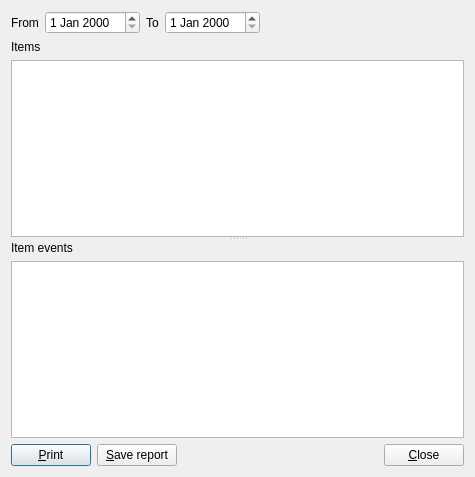
<?xml version="1.0" encoding="UTF-8"?>
<ui version="4.0">
 <class>StockStatusDialog</class>
 <widget class="QDialog" name="StockStatusDialog">
  <property name="geometry">
   <rect>
    <x>0</x>
    <y>0</y>
    <width>475</width>
    <height>477</height>
   </rect>
  </property>
  <property name="windowTitle">
   <string>Stock Status</string>
  </property>
  <layout class="QGridLayout" name="gridLayout">
   <item row="0" column="0">
    <layout class="QHBoxLayout" name="horizontalLayout_2">
     <item>
      <widget class="QLabel" name="label">
       <property name="text">
        <string>From</string>
       </property>
      </widget>
     </item>
     <item>
      <widget class="QDateEdit" name="input_from_dateEdit"/>
     </item>
     <item>
      <widget class="QLabel" name="label_2">
       <property name="text">
        <string>To</string>
       </property>
      </widget>
     </item>
     <item>
      <widget class="QDateEdit" name="input_to_dateEdit"/>
     </item>
     <item>
      <spacer name="horizontalSpacer_2">
       <property name="orientation">
        <enum>Qt::Horizontal</enum>
       </property>
       <property name="sizeHint" stdset="0">
        <size>
         <width>40</width>
         <height>20</height>
        </size>
       </property>
      </spacer>
     </item>
    </layout>
   </item>
   <item row="1" column="0">
    <widget class="QSplitter" name="splitter">
     <property name="orientation">
      <enum>Qt::Vertical</enum>
     </property>
     <widget class="QWidget" name="layoutWidget">
      <layout class="QVBoxLayout" name="verticalLayout">
       <item>
        <widget class="QLabel" name="label_3">
         <property name="text">
          <string>Items</string>
         </property>
        </widget>
       </item>
       <item>
        <widget class="QTableView" name="output_items_tableView"/>
       </item>
      </layout>
     </widget>
     <widget class="QWidget" name="layoutWidget">
      <layout class="QVBoxLayout" name="verticalLayout_2">
       <item>
        <widget class="QLabel" name="label_4">
         <property name="text">
          <string>Item events</string>
         </property>
        </widget>
       </item>
       <item>
        <widget class="QTableView" name="output_itemevents_tableView"/>
       </item>
      </layout>
     </widget>
    </widget>
   </item>
   <item row="2" column="0">
    <layout class="QHBoxLayout" name="horizontalLayout">
     <item>
      <widget class="QPushButton" name="input_print_pushButton">
       <property name="text">
        <string>&amp;Print</string>
       </property>
      </widget>
     </item>
     <item>
      <widget class="QPushButton" name="input_savereport_pushButton">
       <property name="text">
        <string>&amp;Save report</string>
       </property>
      </widget>
     </item>
     <item>
      <spacer name="horizontalSpacer">
       <property name="orientation">
        <enum>Qt::Horizontal</enum>
       </property>
       <property name="sizeHint" stdset="0">
        <size>
         <width>40</width>
         <height>20</height>
        </size>
       </property>
      </spacer>
     </item>
     <item>
      <widget class="QPushButton" name="input_close_pushButton">
       <property name="text">
        <string>&amp;Close</string>
       </property>
      </widget>
     </item>
    </layout>
   </item>
  </layout>
 </widget>
 <resources/>
 <connections/>
</ui>
